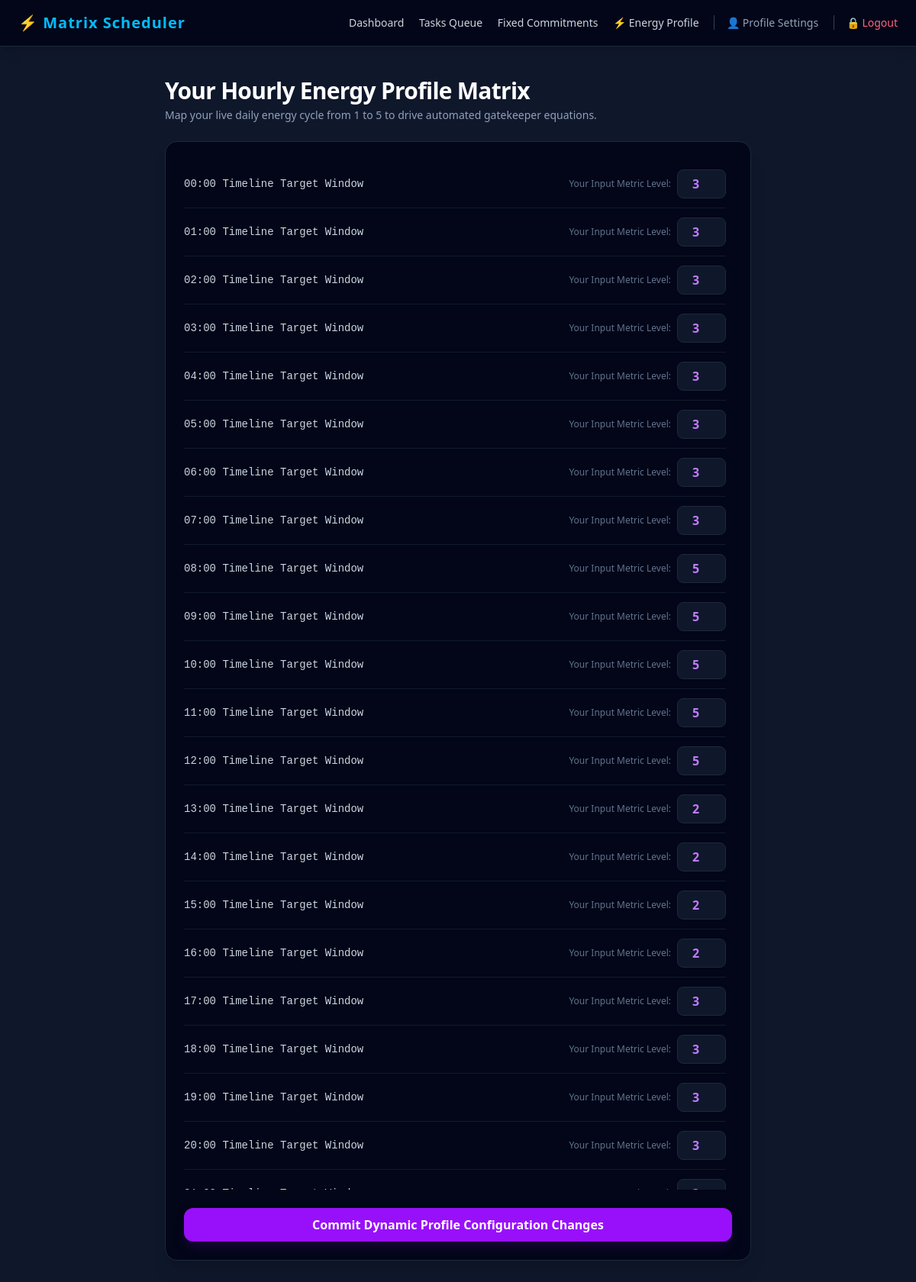
Screenshot of /energy (signed in) with the database file from the repository.
### tables this page shows
CREATE TABLE user_energy (
                user_id INTEGER NOT NULL,
                hour INTEGER NOT NULL,
                energy_level INTEGER CHECK(energy_level BETWEEN 1 AND 5),
                PRIMARY KEY (user_id, hour),
                FOREIGN KEY(user_id) REFERENCES user_profile(id) ON DELETE CASCADE
            );

### app.py (the view, shortened to what this page needs)
@app.route('/energy', methods=['GET', 'POST'])
def manage_energy():
    if not is_authenticated(): return redirect(url_for('login'))
    db = get_db()
    energy_levels = db.execute("SELECT * FROM user_energy WHERE user_id = ? ORDER BY hour ASC", (session['user_id'],)).fetchall()
    return render_template('energy.html', energy_levels=energy_levels)

### app.py (called while the page is built)
def get_db():
    conn = sqlite3.connect(DATABASE, check_same_thread=False)
    conn.row_factory = sqlite3.Row
    return conn

def is_authenticated():
    return "user_id" in session

### templates/energy.html
{% extends 'base.html' %}
{% block content %}
<div class="space-y-6 max-w-3xl mx-auto">
    <header>
        <h1 class="text-3xl font-extrabold text-white tracking-tight">Your Hourly Energy Profile Matrix</h1>
        <p class="text-slate-400 text-sm mt-1">Map your live daily energy cycle from 1 to 5 to drive automated gatekeeper equations.</p>
    </header>
    <form method="POST" class="bg-slate-950 border border-slate-800 rounded-2xl p-6 shadow-xl space-y-6">
        <div class="divide-y divide-slate-800/60 max-h-[60vh] overflow-y-auto pr-2">
            {% for row in energy_levels %}
            <div class="flex justify-between items-center py-3">
                <span class="font-mono text-slate-300 text-sm">{{ '%02d' % row.hour }}:00 Timeline Target Window</span>
                <div class="flex items-center space-x-2">
                    <label class="text-xs text-slate-500 mr-2">Your Input Metric Level:</label>
                    <input type="number" name="energy_{{ row.hour }}" min="1" max="5" value="{{ row.energy_level }}" required
                           class="w-16 bg-slate-900 border border-slate-800 rounded-lg p-1.5 text-center text-purple-400 font-bold focus:outline-none focus:border-purple-500">
                </div>
            </div>
            {% endfor %}
        </div>
        <button type="submit" class="w-full bg-purple-600 hover:bg-purple-500 text-white font-semibold py-2.5 rounded-xl transition cursor-pointer shadow-lg shadow-purple-950/40">
            Commit Dynamic Profile Configuration Changes
        </button>
    </form>
</div>
{% endblock %}

### templates/base.html (shortened to what this page needs)
<!DOCTYPE html>
<html lang="en">
<head>
    <script src="https://cdn.jsdelivr.net/npm/@tailwindcss/browser@4"></script>
</head>
<body class="bg-slate-900 text-slate-100 font-sans min-h-screen flex flex-col">
    <nav class="bg-slate-950 border-b border-slate-800 px-6 py-4 flex justify-between items-center shadow-lg">
        <span class="text-xl font-bold text-sky-400 tracking-wider">⚡ Matrix Scheduler</span>
        <div class="space-x-4 text-sm">
            <a href="{{ url_for('index') }}" class="text-slate-300 hover:text-sky-400 font-medium transition">Dashboard</a>
            <a href="{{ url_for('manage_tasks') }}" class="text-slate-300 hover:text-sky-400 font-medium transition">Tasks Queue</a>
            <a href="{{ url_for('manage_commitments') }}" class="text-slate-300 hover:text-sky-400 font-medium transition">Fixed Commitments</a>
            <a href="{{ url_for('manage_energy') }}" class="text-slate-300 hover:text-purple-400 font-medium transition">⚡ Energy Profile</a>
            <a href="{{ url_for('signup') }}" class="text-slate-400 hover:text-white font-medium transition border-l border-slate-700 pl-4">👤 Profile Settings</a>
            <a href="{{ url_for('logout') }}" class="text-rose-400 hover:text-rose-300 font-medium transition border-l border-slate-700 pl-4">🔒 Logout</a>
        </div>
    </nav>
    <main class="flex-grow p-6 md:p-10 max-w-7xl w-full mx-auto">
        {% block content %}{% endblock %}
    </main>
</body>
</html>

### rows the page displays
user_energy: hour "00", energy_level "3"
user_energy: hour "01", energy_level "3"
user_energy: hour "02", energy_level "3"
user_energy: hour "03", hour "3"
user_energy: hour "04", energy_level "3"
user_energy: hour "05", energy_level "3"
user_energy: hour "06", energy_level "3"
user_energy: hour "07", energy_level "3"
user_energy: hour "08", energy_level "5"
user_energy: hour "09", energy_level "5"
user_energy: hour "10", energy_level "5"
user_energy: hour "11", energy_level "5"
user_energy: hour "12", energy_level "5"
user_energy: hour "13", energy_level "2"
user_energy: hour "14", energy_level "2"
user_energy: hour "15", energy_level "2"
user_energy: hour "16", energy_level "2"
user_energy: hour "17", energy_level "3"
user_energy: hour "18", energy_level "3"
user_energy: hour "19", energy_level "3"
user_energy: hour "20", energy_level "3"
user_energy: energy_level "3"
